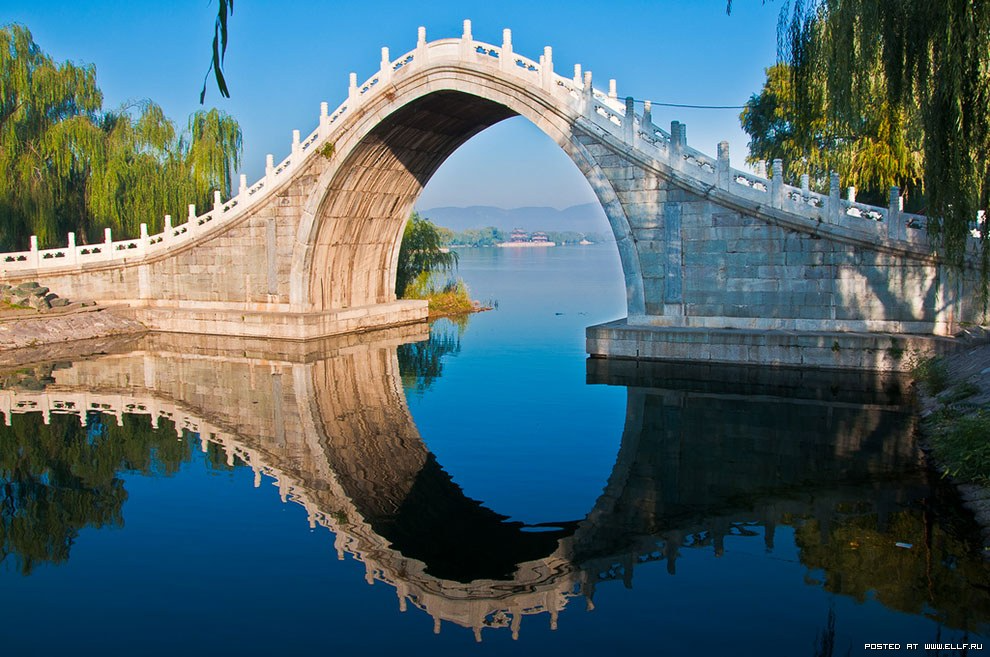
#> input picture DIP/images/imgs/2.bmp, 990 x 657 px; its folder holds 2 pictures in this run
$ python 'Task_6_Histogram Matching.py'
#> lines starting #> are read from the running program, lines starting #| are printed output that depends on the picture
import cv2
import matplotlib.pyplot as plt
import numpy as np
from skimage import exposure

# Function to load and convert an image to grayscale
def load_image(number):
#> called with number = 2
    img = cv2.imread(f"images/imgs/{number}.bmp")  # Adjust the path as needed
#> img is the input picture: shape (657, 990, 3); mean B, G, R 108.3, 102.3, 79
    gray = cv2.cvtColor(img, cv2.COLOR_BGR2GRAY)
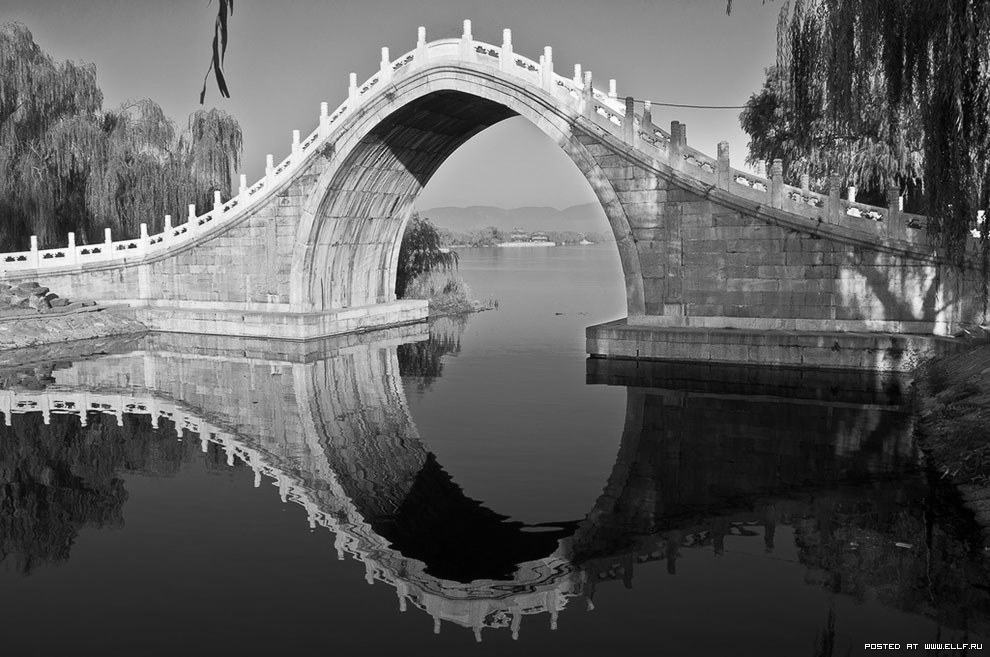
#> gray: shape (657, 990); min 0, max 255, mean 96
    return gray

# Load the source and destination images
src = load_image(2)  # Source image
dst = load_image(1)  # Reference image for histogram matching
#> call 2 of load_image, with number = 1
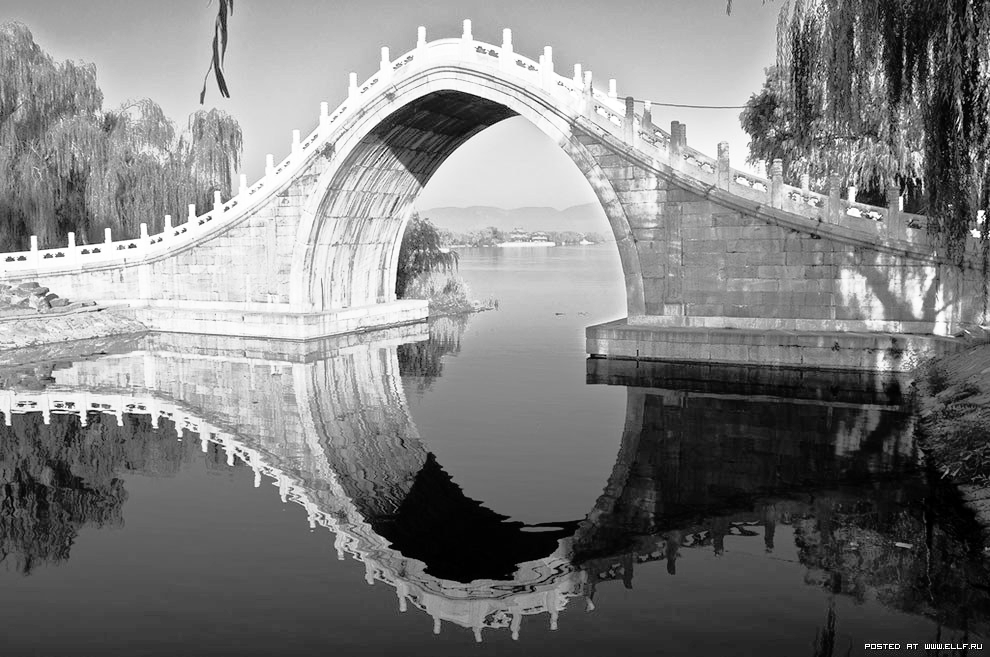
#> input picture DIP/images/imgs/1.bmp, 990 x 657 px
#> in load_image, img is the input picture: shape (657, 990, 3); min 0, max 255, mean 128.2

# Perform histogram matching
matched_src = exposure.match_histograms(src, dst)

# Set up the grid for subplots
fig, axs = plt.subplots(3, 2, figsize=(10, 12))

# Original source image
axs[0, 0].imshow(src, cmap='gray')
axs[0, 0].set_title('Source Image')
axs[0, 0].axis('off')

# Reference destination image
axs[0, 1].imshow(dst, cmap='gray')
axs[0, 1].set_title('Reference Image')
axs[0, 1].axis('off')

# Matched image
axs[1, 0].imshow(matched_src, cmap='gray')
axs[1, 0].set_title('Matched Image')
axs[1, 0].axis('off')

# Histogram of the source image
axs[2, 0].hist(src.ravel(), bins=256, color='black', alpha=0.7)
axs[2, 0].set_title('Histogram of Source Image')

# Histogram of the matched image
axs[2, 1].hist(matched_src.ravel(), bins=256, color='black', alpha=0.7)
axs[2, 1].set_title('Histogram of Matched Image')

plt.tight_layout()
plt.show()
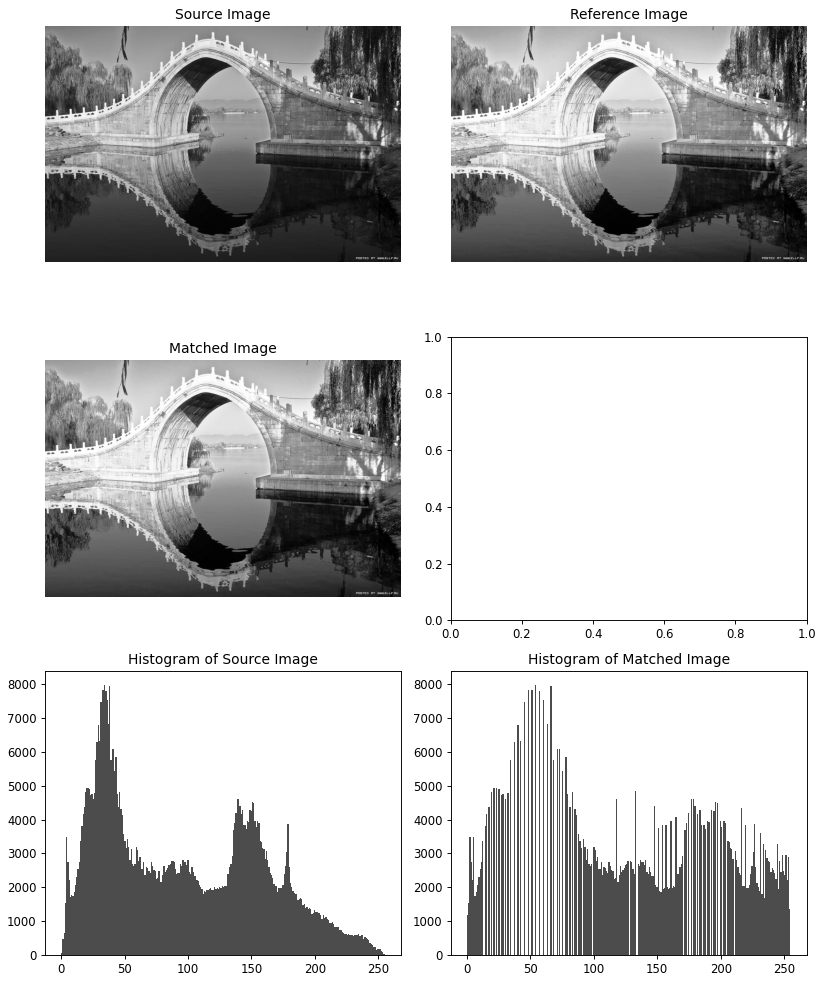
#> figure drawn by matplotlib, 5 panels; panel 4: tallest bar 7992 high, from x = 33.87 to 34.86; panel 5: tallest bar 7992 high, from x = 53.79 to 54.79
